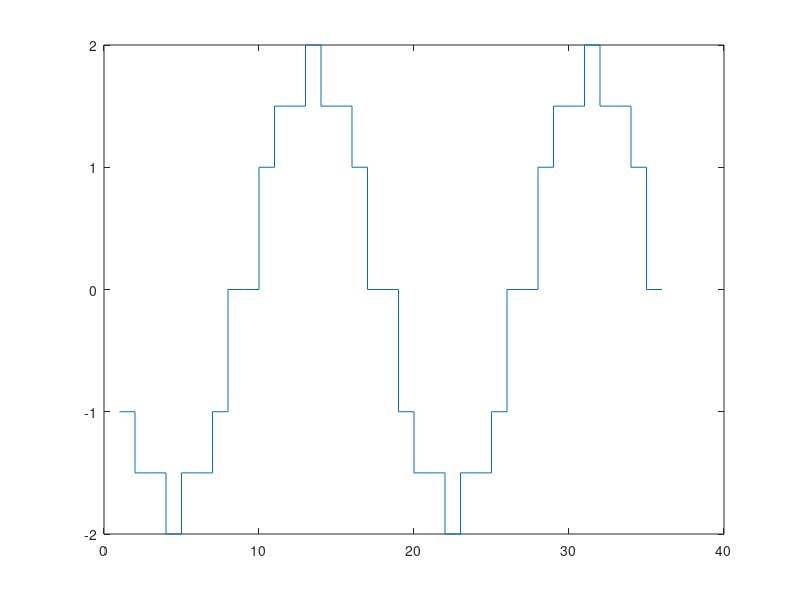

The MATLAB script that drew this image:
L1 = [1 1 1 0.5 0.5 0.5 -0.5 -0.5 -0.5 -1 -1 -1 -0.5 -0.5 -0.5 0.5 0.5 0.5 1 1 1 0.5 0.5 0.5 -0.5 -0.5 -0.5 -1 -1 -1 -0.5 -0.5 -0.5 0.5 0.5 0.5];
L2 = [1 0.5 0.5 0.5 -0.5 -0.5 -0.5 -1 -1 -1 -0.5 -0.5 -0.5 0.5 0.5 0.5 1 1 1 0.5 0.5 0.5 -0.5 -0.5 -0.5 -1 -1 -1 -0.5 -0.5 -0.5 0.5 0.5 0.5 1 1];


L3 = [-0.5 -0.5 -0.5 0.5 0.5 0.5 1 1 1 0.5 0.5 0.5 -0.5 -0.5 -0.5 -1 -1 -1 -0.5 -0.5 -0.5 0.5 0.5 0.5 1 1 1 0.5 0.5 0.5 -0.5 -0.5 -0.5 -1 -1 -1];
L4 = [-0.5 0.5 0.5 0.5 1 1 1 0.5 0.5 0.5 -0.5 -0.5 -0.5 -1 -1 -1 -0.5 -0.5 -0.5 0.5 0.5 0.5 1 1 1 0.5 0.5 0.5 -0.5 -0.5 -0.5 -1 -1 -1 -0.5 -0.5];

L5 = [-0.5 -0.5 -0.5 -1 -1 -1 -0.5 -0.5 -0.5 0.5 0.5 0.5 1 1 1 0.5 0.5 0.5 -0.5 -0.5 -0.5 -1 -1 -1 -0.5 -0.5 -0.5 0.5 0.5 0.5 1 1 1 0.5 0.5 0.5];
L6 = [-0.5 -1 -1 -1 -0.5 -0.5 -0.5 0.5 0.5 0.5 1 1 1 0.5 0.5 0.5 -0.5 -0.5 -0.5 -1 -1 -1 -0.5 -0.5 -0.5 0.5 0.5 0.5 1 1 1 0.5 0.5 0.5 -0.5 -0.5];


for i = 1:36

    MMF(i) = L5(i) + L6(i);

end

figure;
stairs(MMF)
